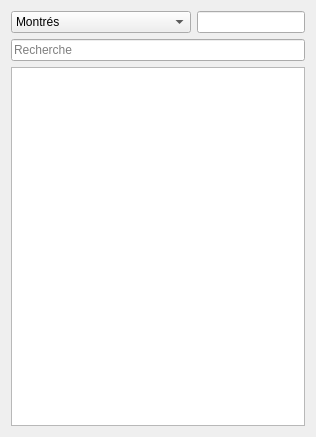
<?xml version="1.0" encoding="UTF-8"?>
<ui version="4.0">
 <class>FilteredNotesListWidget</class>
 <widget class="QWidget" name="FilteredNotesListWidget">
  <property name="geometry">
   <rect>
    <x>0</x>
    <y>0</y>
    <width>316</width>
    <height>437</height>
   </rect>
  </property>
  <property name="windowTitle">
   <string>Form</string>
  </property>
  <layout class="QGridLayout" name="gridLayout_2">
   <item row="0" column="0">
    <layout class="QGridLayout" name="gridLayout">
     <item row="0" column="0">
      <widget class="QComboBox" name="filter_combobox">
       <property name="sizePolicy">
        <sizepolicy hsizetype="Minimum" vsizetype="Fixed">
         <horstretch>0</horstretch>
         <verstretch>0</verstretch>
        </sizepolicy>
       </property>
       <item>
        <property name="text">
         <string>Montrés</string>
        </property>
       </item>
       <item>
        <property name="text">
         <string>Cachés</string>
        </property>
       </item>
       <item>
        <property name="text">
         <string>Dont la note &gt;</string>
        </property>
       </item>
       <item>
        <property name="text">
         <string>Dont la note &lt;</string>
        </property>
       </item>
      </widget>
     </item>
     <item row="0" column="1">
      <widget class="Input" name="filter_input">
       <property name="sizePolicy">
        <sizepolicy hsizetype="Maximum" vsizetype="Fixed">
         <horstretch>0</horstretch>
         <verstretch>0</verstretch>
        </sizepolicy>
       </property>
      </widget>
     </item>
     <item row="1" column="0" colspan="2">
      <widget class="QLineEdit" name="search_input">
       <property name="inputMask">
        <string/>
       </property>
       <property name="text">
        <string/>
       </property>
       <property name="placeholderText">
        <string>Recherche</string>
       </property>
      </widget>
     </item>
     <item row="2" column="0" colspan="2">
      <widget class="MultiNotesList" name="note_list">
       <property name="sizePolicy">
        <sizepolicy hsizetype="Expanding" vsizetype="Expanding">
         <horstretch>0</horstretch>
         <verstretch>0</verstretch>
        </sizepolicy>
       </property>
       <property name="selectionMode">
        <enum>QAbstractItemView::MultiSelection</enum>
       </property>
       <property name="sortingEnabled">
        <bool>true</bool>
       </property>
      </widget>
     </item>
    </layout>
   </item>
  </layout>
 </widget>
 <customwidgets>
  <customwidget>
   <class>Input</class>
   <extends>QLineEdit</extends>
   <header>gui/input_widget</header>
  </customwidget>
  <customwidget>
   <class>MultiNotesList</class>
   <extends>QListWidget</extends>
   <header>gui/group_actions_window</header>
  </customwidget>
 </customwidgets>
 <resources/>
 <connections>
  <connection>
   <sender>filter_combobox</sender>
   <signal>currentIndexChanged(int)</signal>
   <receiver>FilteredNotesListWidget</receiver>
   <slot>filter_combobox_change()</slot>
   <hints>
    <hint type="sourcelabel">
     <x>110</x>
     <y>18</y>
    </hint>
    <hint type="destinationlabel">
     <x>157</x>
     <y>218</y>
    </hint>
   </hints>
  </connection>
  <connection>
   <sender>search_input</sender>
   <signal>textChanged(QString)</signal>
   <receiver>FilteredNotesListWidget</receiver>
   <slot>search_input_changed()</slot>
   <hints>
    <hint type="sourcelabel">
     <x>157</x>
     <y>44</y>
    </hint>
    <hint type="destinationlabel">
     <x>157</x>
     <y>218</y>
    </hint>
   </hints>
  </connection>
  <connection>
   <sender>note_list</sender>
   <signal>itemSelectionChanged()</signal>
   <receiver>FilteredNotesListWidget</receiver>
   <slot>on_selection_changed()</slot>
   <hints>
    <hint type="sourcelabel">
     <x>157</x>
     <y>244</y>
    </hint>
    <hint type="destinationlabel">
     <x>157</x>
     <y>218</y>
    </hint>
   </hints>
  </connection>
 </connections>
 <slots>
  <slot>filter_combobox_change()</slot>
  <slot>filter_input_changed()</slot>
  <slot>search_input_changed()</slot>
  <slot>on_selection_changed()</slot>
 </slots>
</ui>
